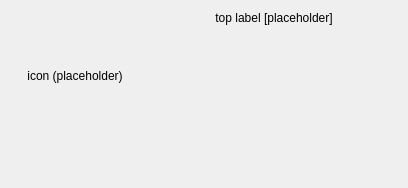
<?xml version="1.0" encoding="UTF-8"?>
<ui version="4.0">
 <class>LoginRequiredDialog</class>
 <widget class="QDialog" name="LoginRequiredDialog">
  <property name="geometry">
   <rect>
    <x>0</x>
    <y>0</y>
    <width>408</width>
    <height>188</height>
   </rect>
  </property>
  <property name="sizePolicy">
   <sizepolicy hsizetype="Minimum" vsizetype="Minimum">
    <horstretch>0</horstretch>
    <verstretch>0</verstretch>
   </sizepolicy>
  </property>
  <property name="windowTitle">
   <string>Login required</string>
  </property>
  <layout class="QVBoxLayout" name="verticalLayout_2">
   <property name="spacing">
    <number>12</number>
   </property>
   <item>
    <layout class="QHBoxLayout" name="horizontalLayout_3">
     <item>
      <layout class="QVBoxLayout" name="verticalLayout">
       <property name="spacing">
        <number>0</number>
       </property>
       <item>
        <widget class="QLabel" name="iconLabel">
         <property name="sizePolicy">
          <sizepolicy hsizetype="Minimum" vsizetype="Minimum">
           <horstretch>0</horstretch>
           <verstretch>0</verstretch>
          </sizepolicy>
         </property>
         <property name="minimumSize">
          <size>
           <width>128</width>
           <height>128</height>
          </size>
         </property>
         <property name="text">
          <string notr="true">icon (placeholder)</string>
         </property>
         <property name="alignment">
          <set>Qt::AlignCenter</set>
         </property>
        </widget>
       </item>
      </layout>
     </item>
     <item>
      <layout class="QVBoxLayout" name="verticalLayout_3">
       <item>
        <widget class="QLabel" name="topLabel">
         <property name="sizePolicy">
          <sizepolicy hsizetype="MinimumExpanding" vsizetype="Minimum">
           <horstretch>0</horstretch>
           <verstretch>0</verstretch>
          </sizepolicy>
         </property>
         <property name="text">
          <string notr="true">top label [placeholder]</string>
         </property>
         <property name="alignment">
          <set>Qt::AlignCenter</set>
         </property>
         <property name="wordWrap">
          <bool>true</bool>
         </property>
        </widget>
       </item>
       <item>
        <layout class="QHBoxLayout" name="horizontalLayout_2">
         <item>
          <widget class="QStackedWidget" name="contentWidget">
           <property name="sizePolicy">
            <sizepolicy hsizetype="MinimumExpanding" vsizetype="Minimum">
             <horstretch>0</horstretch>
             <verstretch>0</verstretch>
            </sizepolicy>
           </property>
           <property name="currentIndex">
            <number>1</number>
           </property>
           <widget class="APP::BasicLoginWidget" name="basicLoginWidget">
            <property name="sizePolicy">
             <sizepolicy hsizetype="MinimumExpanding" vsizetype="Minimum">
              <horstretch>0</horstretch>
              <verstretch>0</verstretch>
             </sizepolicy>
            </property>
           </widget>
           <widget class="APP::OAuthLoginWidget" name="oauthLoginWidget">
            <property name="sizePolicy">
             <sizepolicy hsizetype="MinimumExpanding" vsizetype="Minimum">
              <horstretch>0</horstretch>
              <verstretch>0</verstretch>
             </sizepolicy>
            </property>
           </widget>
          </widget>
         </item>
        </layout>
       </item>
      </layout>
     </item>
    </layout>
   </item>
   <item>
    <layout class="QHBoxLayout" name="horizontalLayout" stretch="1,0">
     <item>
      <spacer name="horizontalSpacer">
       <property name="orientation">
        <enum>Qt::Horizontal</enum>
       </property>
       <property name="sizeHint" stdset="0">
        <size>
         <width>10</width>
         <height>20</height>
        </size>
       </property>
      </spacer>
     </item>
     <item>
      <widget class="QDialogButtonBox" name="rightButtonBox">
       <property name="sizePolicy">
        <sizepolicy hsizetype="Preferred" vsizetype="Preferred">
         <horstretch>0</horstretch>
         <verstretch>0</verstretch>
        </sizepolicy>
       </property>
       <property name="minimumSize">
        <size>
         <width>10</width>
         <height>24</height>
        </size>
       </property>
       <property name="standardButtons">
        <set>QDialogButtonBox::NoButton</set>
       </property>
      </widget>
     </item>
    </layout>
   </item>
  </layout>
 </widget>
 <customwidgets>
  <customwidget>
   <class>APP::BasicLoginWidget</class>
   <extends>QWidget</extends>
   <header>gui/loginrequireddialog/basicloginwidget.h</header>
   <container>1</container>
  </customwidget>
  <customwidget>
   <class>APP::OAuthLoginWidget</class>
   <extends>QWidget</extends>
   <header>gui/loginrequireddialog/oauthloginwidget.h</header>
   <container>1</container>
  </customwidget>
 </customwidgets>
 <resources>
  <include location="../../resources/client.qrc"/>
 </resources>
 <connections/>
</ui>
